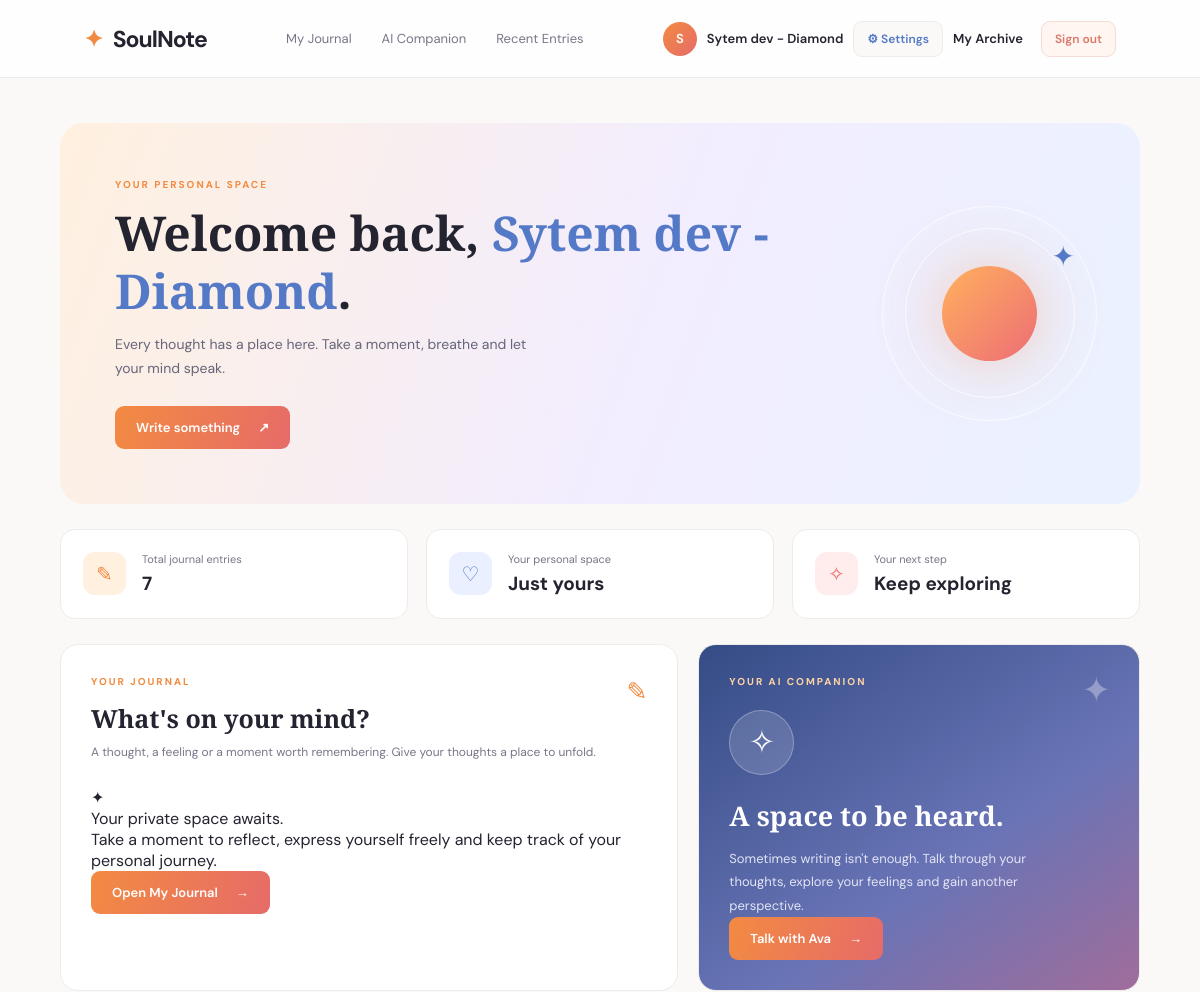
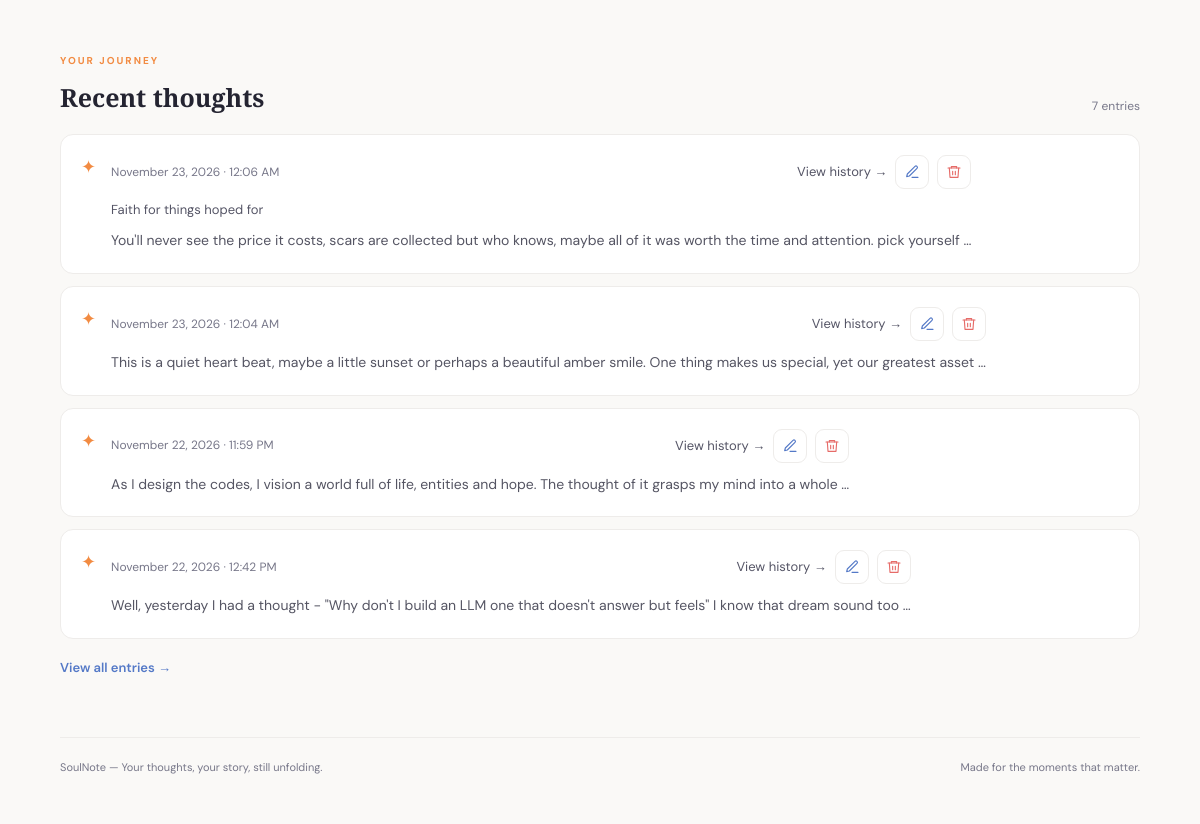
The app's page /home/ (signed in) with its own data (2 pictures, top to bottom).
### diary/models.py (models this page shows, shortened)
class DiaryEntry(models.Model):
	entry_uuid = models.UUIDField(
		default=uuid.uuid4,
		editable=False,
		null=True
	)
	user = models.ForeignKey(User, on_delete=models.CASCADE, related_name='diary_entries')
	content = models.TextField()
	detected_emotions = models.CharField(max_length=50, blank=True, null=True)
	ai_reflection = models.TextField(blank=True, null=True)
	ip_address = models.GenericIPAddressField(blank=True, null=True)
	created_at = models.DateTimeField(auto_now_add=True)
	updated_at = models.DateTimeField(auto_now=True)
	class Meta:
		ordering = ['-created_at']
		verbose_name_plural = "Diary Entries"
		constraints = [
			models.UniqueConstraint(
				fields=['user', 'entry_uuid'],
				name='unique_entry_uuid_per_user'
			)
		]

### diary/views.py (the view)
# urls.py: path('home/', home_view, name='home'),
@login_required(login_url='landing')
def home_view(request):
	entries = DiaryEntry.objects.filter(
		user=request.user
	).order_by('-created_at', '-id')
	context = {
		'username': request.user.username,
		'entries': entries,
		'recent_entries': entries[:4],
		'entry_count': entries.count(),
	}
	return render(request, 'diary/home.html', context)

### templates/diary/home.html (shortened to what this page needs)
{% load static %}
<!DOCTYPE html>
<html lang="en">
<head>
    <link rel="stylesheet" href="{% static 'styles/home.css' %}">
</head>
<body>
    <nav class="navbar">
        <a href="{% url 'home' %}" class="brand">
            <span class="brand-icon">✦</span>
            SoulNote
        </a>
        <div class="nav-links">
            <a href="#journal">My Journal</a>
            <a href="#companion">AI Companion</a>
            <a href="#recent">Recent Entries</a>
        </div>
        <div class="profile">
			<div class="avatar">
				{{ request.user.first_name|default:request.user.username|first|upper }}
			</div>
			<span>{{ request.user.first_name|default:request.user.username }}</span>
			<a href="{% url 'settings' %}" class="settings-link">
				⚙ Settings
			</a>
			<a href="{% url 'archive' %}">My Archive</a>
			<form method="POST" action="{% url 'logout' %}">
				<button type="submit" class="logout">
					Sign out
				</button>
			</form>
		</div>
    </nav>
    <main class="dashboard">
        <section class="welcome">
            <div>
                <p class="eyebrow">YOUR PERSONAL SPACE</p>
                <h1>
                    Welcome back,
                    <span>{{ request.user.first_name|default:request.user.username }}</span>.
                </h1>
                <p class="welcome-text">
                    Every thought has a place here.
                    Take a moment, breathe and let your mind speak.
                </p>
                <a href="{% url 'diary-space' %}" class="primary-btn">
                    Write something <span>↗</span>
                </a>
            </div>
            <div class="welcome-art">
                <div class="orbit orbit-one"></div>
                <div class="orbit orbit-two"></div>
                <div class="sun"></div>
                <div class="floating-note">✦</div>
            </div>
        </section>
        <section class="overview">
            <div class="overview-card">
                <span class="card-icon orange">✎</span>
                <div>
                    <p>Total journal entries</p>
                    <h2>{{ entries|length }}</h2>
                </div>
            </div>
            <div class="overview-card">
                <span class="card-icon blue">♡</span>
                <div>
                    <p>Your personal space</p>
                    <h2>Just yours</h2>
                </div>
            </div>
            <div class="overview-card">
                <span class="card-icon red">✧</span>
                <div>
                    <p>Your next step</p>
                    <h2>Keep exploring</h2>
                </div>
            </div>
        </section>
        <section class="content-grid">
			<div class="panel journal-panel" id="journal">
				<div class="panel-heading">
					<div>
						<p class="eyebrow">YOUR JOURNAL</p>
						<h2>What's on your mind?</h2>
						<p>
							A thought, a feeling or a moment worth remembering.
							Give your thoughts a place to unfold.
						</p>
					</div>
					<span class="heading-symbol">✎</span>
				</div>
				<div class="journal-preview">
					<span class="preview-icon">✦</span>
					<p class="preview-title">Your private space awaits.</p>
					<p class="preview-text">
						Take a moment to reflect, express yourself freely
						and keep track of your personal journey.
					</p>
				</div>
				<a href="{% url 'diary-space' %}" class="primary-btn">
					Open My Journal <span>→</span>
				</a>
			</div>
			<div class="panel companion-panel" id="companion">
				<div class="companion-decoration">✦</div>
				<p class="eyebrow">YOUR AI COMPANION</p>
				<div class="companion-avatar">✧</div>
				<h2>A space to be heard.</h2>
				<p>
					Sometimes writing isn't enough.
					Talk through your thoughts, explore your feelings
					and gain another perspective.
				</p>
				<a href="{% url 'ava:chat' %}" class="primary-btn">
					Talk with Ava <span>→</span>
				</a>
			</div>
        </section>
		<section class="recent-section" id="recent">
			<div class="section-heading">
				<div>
					<p class="eyebrow">YOUR JOURNEY</p>
					<h2>Recent thoughts</h2>
				</div>
				<span class="entry-count">
					{{ entry_count }} entries
				</span>
			</div>
			{% if recent_entries %}
				<div class="entries-list">
					{% for entry in recent_entries %}
						<article class="entry-card">
							<div class="entry-marker">✦</div>
							<div class="entry-content">
								<div class="entry-card-top">
									<span class="entry-date">
										{{ entry.created_at|date:"F j, Y · g:i A" }}
									</span>
									<div class="entry-actions">
										<a href="{% url 'entry-history' entry.entry_uuid %}">
											View history →
										</a>
										<a
											href="{% url 'edit-entry' entry.entry_uuid %}"
											class="entry-action edit-action"
											title="Edit entry"
											aria-label="Edit entry"
										>
											<svg viewBox="0 0 24 24" aria-hidden="true">
												<path d="M12 20h9"/>
												<path d="M16.5 3.5a2.1 2.1 0 0 1 3 3L8 18l-4 1 1-4Z"/>
											</svg>
										</a>
										<form
											method="POST"
											action="{% url 'delete-entry' entry.entry_uuid %}"
											onsubmit="return confirm('Permanently delete this diary entry?');"
										>
											<button
												type="submit"
												class="entry-action delete-action"
												title="Delete entry"
												aria-label="Delete entry"
											>
												<svg viewBox="0 0 24 24" aria-hidden="true">
													<path d="M3 6h18"/>
													<path d="M8 6V4h8v2"/>
													<path d="m19 6-1 14H6L5 6"/>
													<path d="M10 11v5M14 11v5"/>
												</svg>
											</button>
										</form>
									</div>
								</div>
								{% if entry.detected_emotions %}
									<span class="emotion-tag">
										{{ entry.detected_emotions }}
									</span>
								{% endif %}
								<p class="entry-preview">
									{{ entry.content|truncatewords:25 }}
								</p>
							</div>
						</article>
					{% endfor %}
				</div>
				{% if entry_count > 4 %}
					<a href="{% url 'diary-space' %}" class="view-all-entries">
						View all entries →
					</a>
				{% endif %}
			{% endif %}
		</section>
        <footer>
            <p>SoulNote — Your thoughts, your story, still unfolding.</p>
            <span>Made for the moments that matter.</span>
        </footer>
    </main>
</body>
</html>

### records on screen
DiaryEntry: created_at "November 23, 2026 · 12:06 AM", detected_emotions "Faith for things hoped for", content "You'll never see the price it costs, scars are collected but who knows, maybe all of it was worth the time and attention. pick yourself …"
DiaryEntry: created_at "November 23, 2026 · 12:04 AM", content "This is a quiet heart beat, maybe a little sunset or perhaps a beautiful amber smile. One thing makes us special, yet our greatest asset …"
DiaryEntry: created_at "November 22, 2026 · 11:59 PM", content "As I design the codes, I vision a world full of life, entities and hope. The thought of it grasps my mind into a whole …"
DiaryEntry: created_at "November 22, 2026 · 12:42 PM", content "Well, yesterday I had a thought - \"Why don't I build an LLM one that doesn't answer but feels\" I know that dream sound too …"

### other values on screen
{{ request.user.first_name|default:request.user.username|first|upper }} "S"
{{ request.user.first_name|default:request.user.username }} "Sytem dev - Diamond"
{{ entries|length }} "7"
{{ entry_count }} "7"
